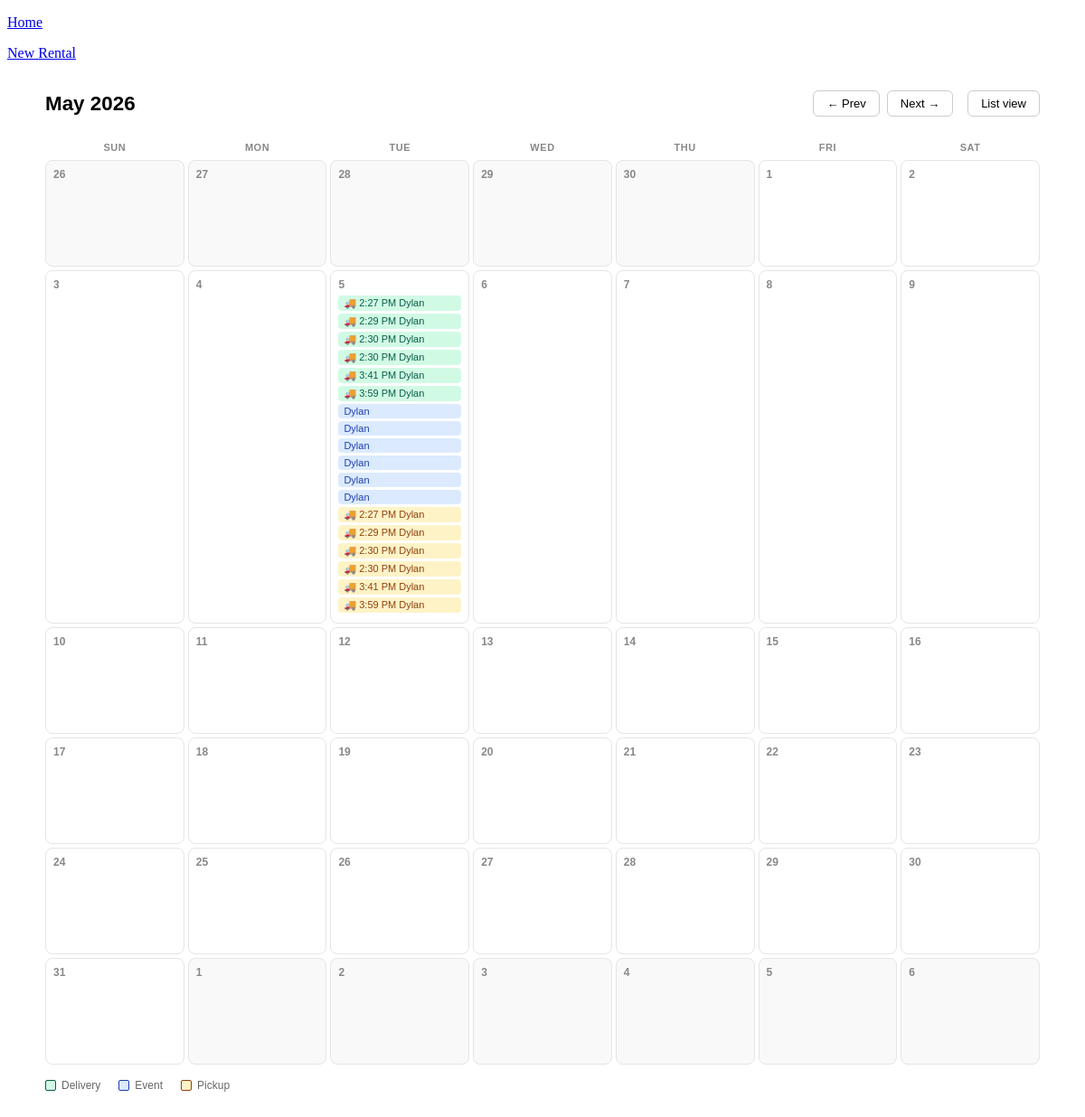
The page /rentals/?year=2026&month=5 on the database as committed earlier.
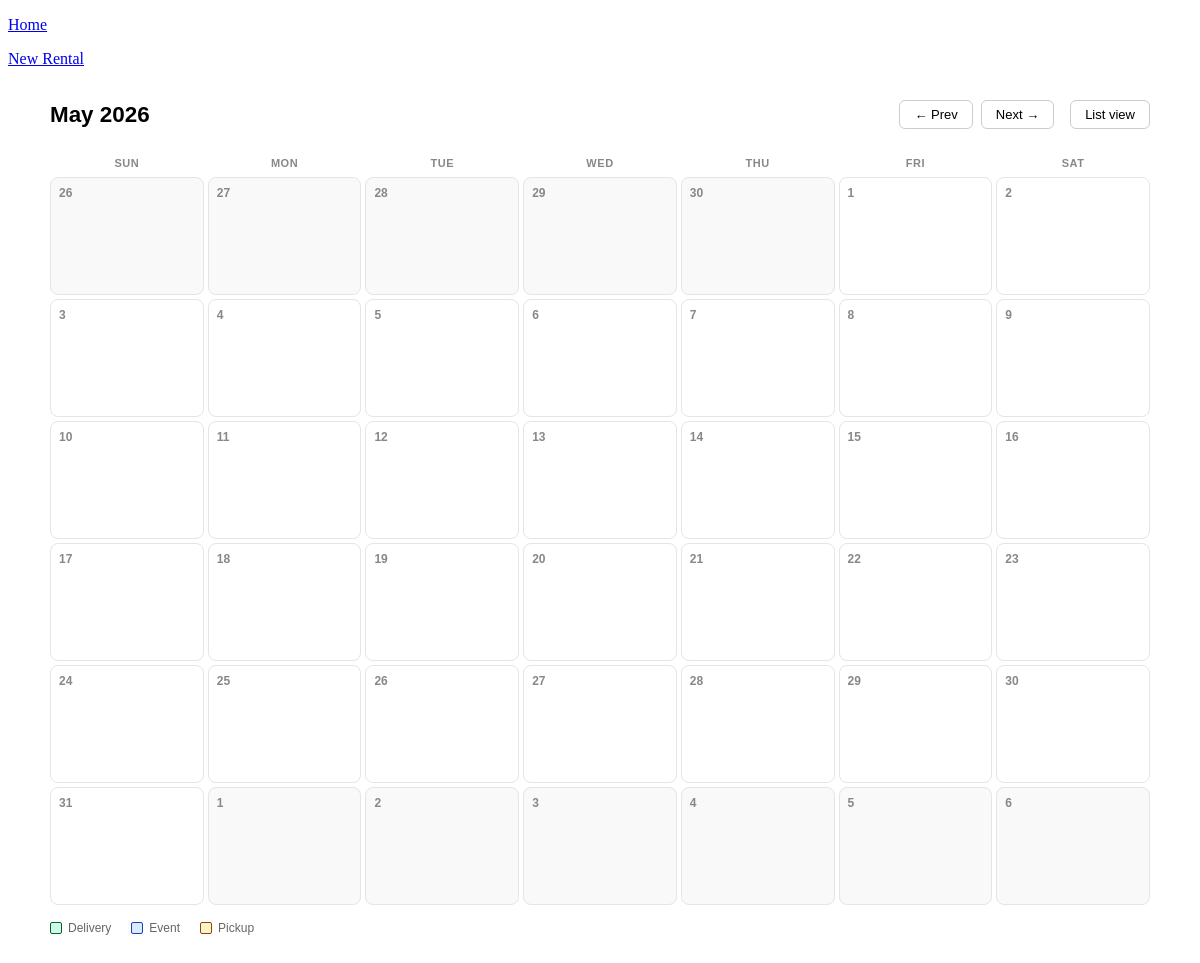
The same page on the database as committed later.
### dashboard/models.py (models this page shows)
class Rental(models.Model):
    customer = models.ForeignKey(Customer, on_delete=models.CASCADE)
    location = models.CharField(max_length = 200)
    totalPrice = models.DecimalField(max_digits = 20, decimal_places = 2, default=0)
    deliveryDate = models.DateTimeField(null = True)
    eventDateStart = models.DateTimeField(null = True)
    eventDateEnd = models.DateTimeField(null = True)
    pickupDate = models.DateTimeField(null = True)

class Customer(models.Model):
    name = models.CharField(max_length=200)
    phone = models.CharField(max_length=200, null = True)
    email = models.EmailField(default = "None", null = True)
    qb_id = models.BigIntegerField()
    def __str__(self):
        return self.name

### dashboard/views.py (the view)
# urls.py: path("rentals/", views.rentals, name="rentals"),
def rentals(request):
    today = datetime.today()
    year  = int(request.GET.get('year',  today.year))
    month = int(request.GET.get('month', today.month))
    prev = datetime(year, month, 1).replace(day=1)
    prev = (prev.replace(day=1) - timedelta(days=1)).replace(day=1)
    next_m = datetime(year, month, 28) + timedelta(days=4)
    next_m = next_m.replace(day=1)
    month_start = datetime(year, month, 1)
    month_end   = datetime(year, month, calendar.monthrange(year, month)[1])
    rentals = Rental.objects.filter(
        pickupDate__gte=month_start,
        deliveryDate__lte=month_end
    )
    day_map = {}
    for r in rentals:
        for dt, bucket in [
            (r.deliveryDate, 'deliveries'),
            (r.eventDateStart,   'events'),
            (r.eventDateEnd,     'events'),
            (r.pickupDate,   'pickups'),
        ]:
            d = dt.date()
            if d not in day_map:
                day_map[d] = {'deliveries': [], 'events': [], 'pickups': []}
            if r not in day_map[d][bucket]:
                day_map[d][bucket].append(r)
    cal = calendar.Calendar(firstweekday=6)  # Sunday first
    weeks = []
    for week in cal.monthdatescalendar(year, month):
        row = []
        for d in week:
            row.append({
                'date':      d,
                'in_month':  d.month == month,
                'is_today':  d == today,
                'deliveries': day_map.get(d, {}).get('deliveries', []),
                'events':     day_map.get(d, {}).get('events', []),
                'pickups':    day_map.get(d, {}).get('pickups', []),
            })
        weeks.append(row)
    return render(request, 'rentals.html', {
        'calendar_weeks': weeks,
        'month_label':    datetime(year, month, 1).strftime('%B %Y'),
        'day_names':      ['Sun','Mon','Tue','Wed','Thu','Fri','Sat'],
        'prev_year':      prev.year,   'prev_month': prev.month,
        'next_year':      next_m.year, 'next_month': next_m.month,
    })

### dashboard/templates/rentals.html (shortened to what this page needs)
<!doctype html>
<html lang="en">
  <head>
    <link rel="stylesheet" href="/static/main.css" />
  </head>
  <header>
    <nav>
      <p><a href="/"> Home </a></p>
      <p><a href="/newrental/"> New Rental </a></p>
    </nav>
  </header>
  <body>
    <div class="cal-wrap">
      <div class="cal-header">
        <h2>{{ month_label }}</h2>
        <div
          class="cal-nav"
          style="display: flex; gap: 8px; align-items: center"
        >
          <a href="?year={{ prev_year }}&month={{ prev_month }}">&larr; Prev</a>
          <a href="?year={{ next_year }}&month={{ next_month }}">Next &rarr;</a>
          <a href="{% url 'dashboard' %}" style="margin-left: 8px">List view</a>
        </div>
      </div>
      <div class="day-labels">
        {% for day in day_names %}
        <div class="day-label">{{ day }}</div>
        {% endfor %}
      </div>
      <div class="cal-grid">
        {% for week in calendar_weeks %} {% for day in week %}
        <div class="cal-day {% if not day.in_month %}other-month{% endif %} {% if day.is_today %}today{% endif %}">
          <div class="day-num">{{ day.date.day }}</div>
          {% for rental in day.deliveries %}
          <a href="{% url 'rental_card' rental.id %}" class="rental-pill pill-delivery"
            title="{{ rental.customer }} — ${{ rental.totalPrice }}">
            &#x1F69A; {{ rental.deliveryDate|date:"g:i A" }} {{ rental.customer }}
          </a>
          {% endfor %}
          {% for rental in day.events %}
          <a href="{% url 'rental_card' rental.id %}" class="rental-pill pill-event"
            title="{{ rental.customer }} — ${{ rental.totalPrice }}">
            {{ rental.events|date:"g:i A" }} {{ rental.customer }}
          </a>
          {% endfor %}
          {% for rental in day.pickups %}
          <a href="{% url 'rental_card' rental.id%}" class="rental-pill pill-pickup"
            title="{{ rental.customer }} — ${{ rental.totalPrice }}">
            &#x1F69A; {{ rental.deliveryDate|date:"g:i A" }} {{ rental.customer }}
          </a>
          {% endfor %}
        </div>
        {% endfor %}
        {% endfor %}
      </div>
      <div class="legend">
        <div class="leg-item">
          <div
            class="leg-dot"
            style="background: #d1fae5; border: 1px solid #065f46"
          ></div>
          Delivery
        </div>
        <div class="leg-item">
          <div
            class="leg-dot"
            style="background: #dbeafe; border: 1px solid #1e40af"
          ></div>
          Event
        </div>
        <div class="leg-item">
          <div
            class="leg-dot"
            style="background: #fef3c7; border: 1px solid #92400e"
          ></div>
          Pickup
        </div>
      </div>
    </div>
  </body>
</html>

### dashboard/templates/rentals.html (style rules this page uses)
.cal-wrap { max-width: 1100px; margin: 2rem auto; padding: 0 1rem; font-family: sans-serif; }
.cal-header { display: flex; align-items: center; justify-content: space-between; margin-bottom: 1.5rem; }
.cal-header h2 { font-size: 1.4rem; font-weight: 600; margin: 0; }
.cal-nav a { display: inline-block; padding: 6px 14px; border: 1px solid #ccc; border-radius: 6px; text-decoration: none; color: inherit; font-size: 13px; }
.day-labels { display: grid; grid-template-columns: repeat(7, 1fr); gap: 4px; margin-bottom: 4px; }
.day-label { text-align: center; font-size: 11px; font-weight: 600; color: #888; text-transform: uppercase; letter-spacing: 0.05em; padding: 4px 0; }
.cal-grid { display: grid; grid-template-columns: repeat(7, 1fr); gap: 4px; }
.cal-day { min-height: 100px; border: 1px solid #e5e5e5; border-radius: 8px; padding: 8px; background: #fff; }
.cal-day.other-month { background: #f9f9f9; }
.day-num { font-size: 12px; color: #888; font-weight: 600; margin-bottom: 5px; }
.legend { display: flex; gap: 20px; margin-top: 1rem; }
.leg-item { display: flex; align-items: center; gap: 6px; font-size: 12px; color: #666; }
.leg-dot { width: 10px; height: 10px; border-radius: 2px; }

Rows that differ between the two databases and show on the page:
no longer on this page (row edited): Rental: deliveryDate "2:27 PM", customer "Dylan"
removed Rental: deliveryDate "2:29 PM", customer "Dylan"
removed Rental: deliveryDate "2:30 PM", customer "Dylan"
removed Rental: deliveryDate "2:30 PM", customer "Dylan"
removed Rental: deliveryDate "3:41 PM", customer "Dylan"
removed Rental: deliveryDate "3:59 PM", customer "Dylan"
